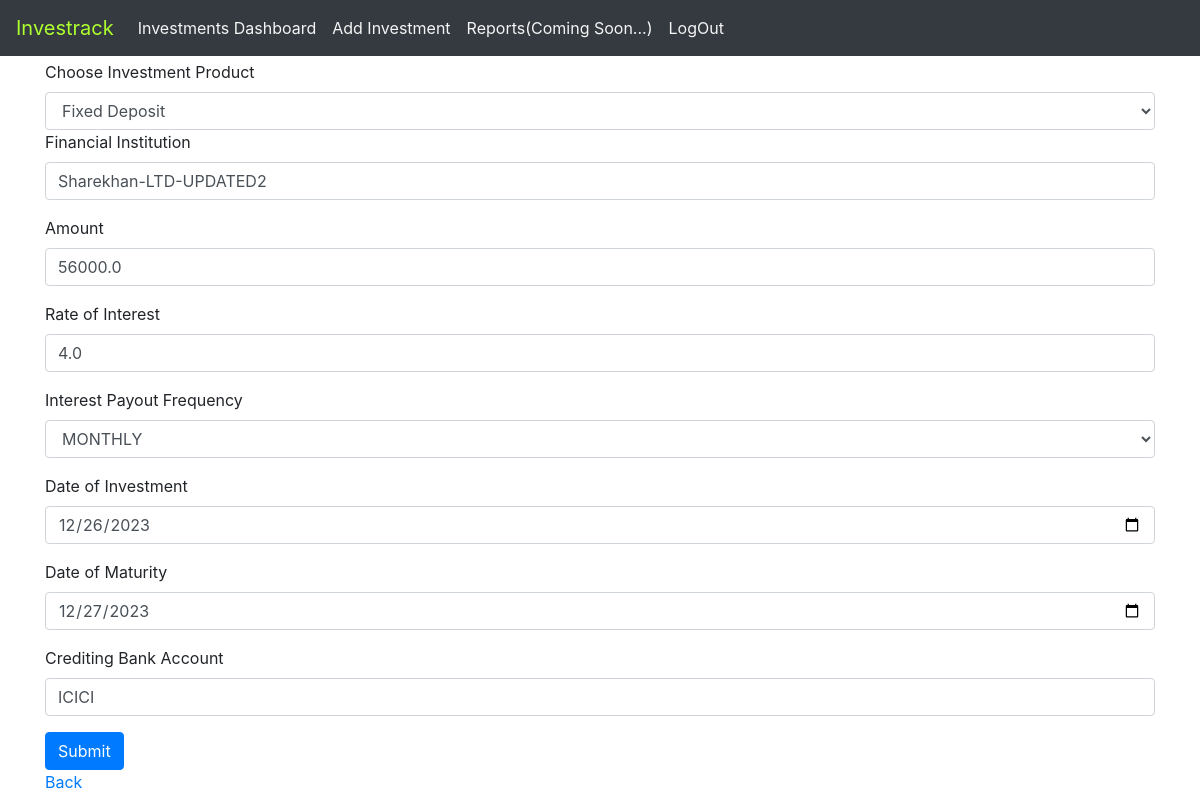
The app's page /update-investment/12 (signed in), older data.
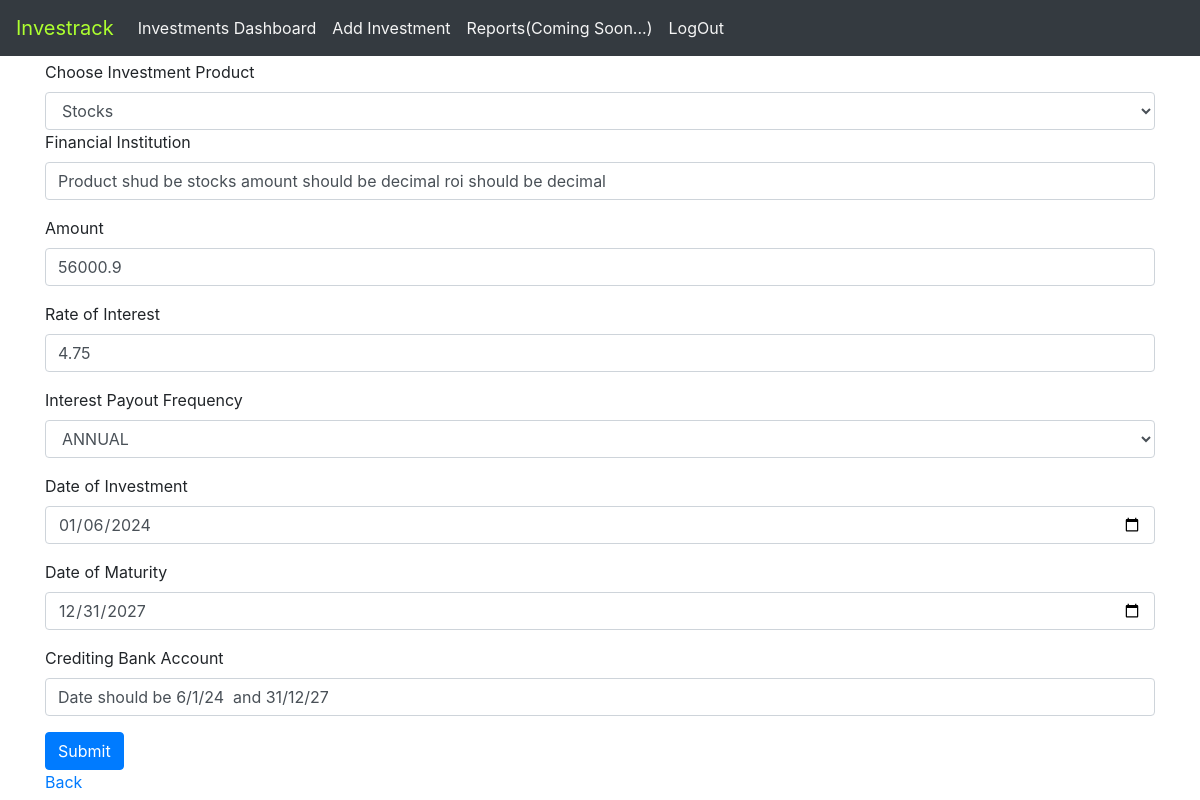
The same page, newer data.
### investments_app/models.py (models this page shows, shortened)
class Investment(models.Model):
    investment_id = models.AutoField(primary_key=True)
    user = models.ForeignKey(User, on_delete=models.CASCADE)
    financial_institution = models.CharField(max_length=255)
    financial_product = models.CharField(max_length=255)
    investment_amount=models.FloatField(max_length=15,default=0)
    rate_of_interest =models.FloatField(max_length=4,default=0)
    interest_payout_frequency = models.CharField(choices=PAYOUT_CHOICES,max_length=255,default='ANNUAL')
    date_of_investment = models.DateField()
    date_of_maturity = models.DateField()
    crediting_bank_account = models.CharField(max_length=255)
    created_date = models.DateTimeField(auto_now_add=True)
    updated_date = models.DateTimeField(auto_now=True)

### investments_app/views.py (the view, shortened to what this page needs)
# urls.py: path('update-investment/<int:pk>', views.update_investment_view,name='update_investment'),
@login_required
def update_investment_view(request,pk):
    record=Investment.objects.get(investment_id=pk)
    return render(request,'investments/updateinvestments.html',{'record':record})

### investments_app/templates/investments/updateinvestments.html (shortened to what this page needs)
<!DOCTYPE html>
<html lang="en">
<head>
  <link rel="stylesheet" href="https://stackpath.bootstrapcdn.com/bootstrap/4.5.2/css/bootstrap.min.css">
</head>
<body>
    {% include 'investments/navbar.html' %}
<div class="container-fluid">
    <main role="main" class="col-md-12 ml-sm-auto col-lg-12 px-0">
      <div class="container mt-1">
<form method="post" action="">
  <label for="financial_product_dd">Choose Investment Product</label>
  <select class="form-control" id="user" name="financial_product_dd">
      <option value="Fixed Deposit" {% if record.financial_product == 'Fixed Deposit' %}selected{% endif %}>Fixed Deposit</option>
      <option value="Stocks" {% if record.financial_product == 'Stocks' %}selected{% endif %}>Stocks</option>
  </select>
  <div class="form-group">
      <label for="financial_institution">Financial Institution</label>
      <input type="text" class="form-control" id="financial_institution" name="financial_institution" value="{{ record.financial_institution }}">
  </div>
  <div class="form-group">
    <label for="amount">Amount</label>
    <input type="number" step="any" class="form-control" id="amount" name="amount" value="{{ record.investment_amount }}">
  </div>
  <div class="form-group">
      <label for="rate_of_interest">Rate of Interest</label>
      <input type="number" step="any" class="form-control" id="rate_of_interest" name="rate_of_interest" value="{{ record.rate_of_interest }}">
  </div>
  <div class="form-group">
    <label for="interest_payout_frequency">Interest Payout Frequency</label>
    <select class="form-control" id="interest_payout_frequency" name="interest_payout_frequency">
      <option value="MONTHLY" {% if record.interest_payout_frequency == 'MONTHLY' %}selected{% endif %}>MONTHLY</option>
      <option value="ANNUAL" {% if record.interest_payout_frequency == 'ANNUAL' %}selected{% endif %}>ANNUAL</option>
    </select>
  </div>
  <div class="form-group">
    <label for="date_of_investment">Date of Investment</label>
    <input type="date" class="form-control" id="date_of_investment" name="date_of_investment" value="{{ record.date_of_investment|date:'Y-m-d' }}">
  </div>
  <div class="form-group">
    <label for="date_of_maturity">Date of Maturity</label>
    <input type="date" class="form-control" id="date_of_maturity" name="date_of_maturity" value="{{ record.date_of_maturity|date:'Y-m-d' }}">
  </div>
  <div class="form-group">
    <label for="crediting_bank_account">Crediting Bank Account</label>
    <input type="text" class="form-control" id="crediting_bank_account" name="crediting_bank_account" value="{{ record.crediting_bank_account }}">
  </div>
  <button type="submit" class="btn btn-primary btn-grey">Submit</button>
</form>
<a href="{% url 'home' %}">Back</a>
 </div>
 </main>
</div>
</body>
</html>

Row changes from the older to the newer data that the page shows:
changed Investment: financial_product_dd "Fixed Deposit" → "Stocks"; financial_institution "Sharekhan-LTD-UPDATED2" → "Product shud be stocks amount should be decimal roi should be decimal"; amount "56000.0" → "56000.9"; rate_of_interest "4.0" → "4.75"; interest_payout_frequency "MONTHLY" → "ANNUAL"; date_of_investment "12/26/2023" → "01/06/2024"; date_of_maturity "12/27/2023" → "12/31/2027"; crediting_bank_account "ICICI" → "Date should be 6/1/24 and 31/12/27"
